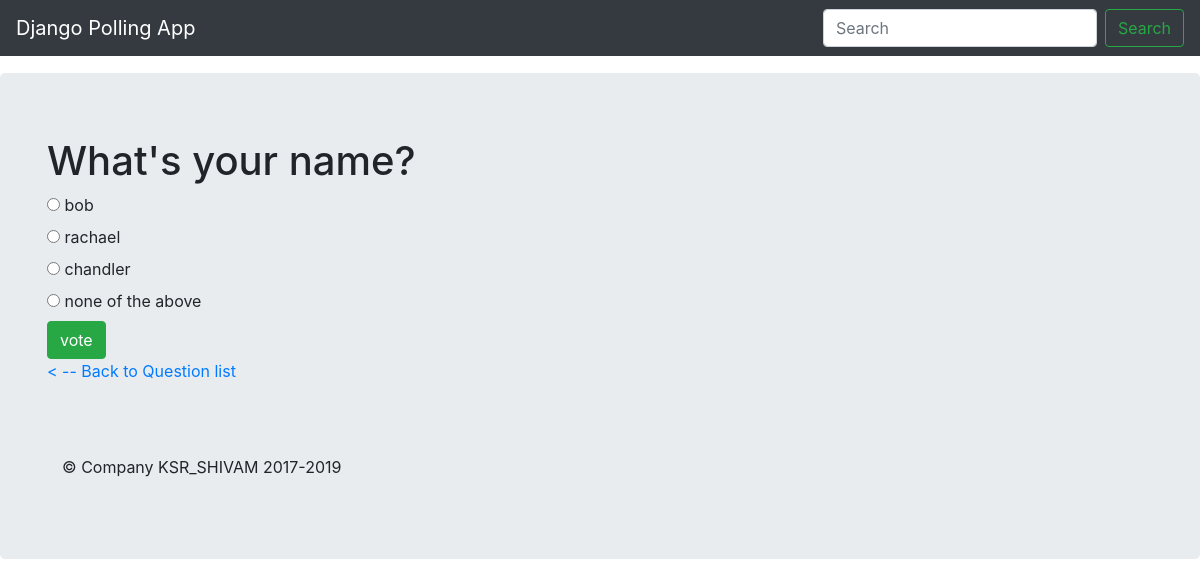
The page /polls/1/ on the database its author committed.
### polls/models.py (models this page shows, shortened)
class Question(models.Model):
	question_text=models.CharField(max_length=200)
	pub_date=models.DateTimeField('Date_Published')

class Choice(models.Model):
	choice_text=models.CharField(max_length=200)
	votes=models.IntegerField(default=0)
	question=models.ForeignKey(Question,on_delete=models.CASCADE)

### polls/views.py (the view)
# urls.py: url(r'^(?P<question_id>[0-9]+)/$',views.detail,name="detail"),
def detail(request, question_id):
	question=get_object_or_404(Question,pk=question_id)
	return render(request,'polls/detail.html', {'question':question})

### polls/templates/polls/detail.html (shortened to what this page needs)
{% extends 'polls/base.html' %}
{% block main_content %}
<h1>{{question.question_text}}</h1>
<form action="{% url 'polls:vote' question.id %}" method="post">
	{% for choice in question.choice_set.all %}
	<input type="radio" name="choice" id="choice{{forloop.counter}}" value="{{choice.id}}"/>
	<label for="choice{{forloop.counter}}">{{choice.choice_text}}</label><br>
	{% endfor %}
	<input type="submit" class="btn btn-success" value="vote"/>
</form>
<a href ="{% url 'polls:index' %}"> &lt -- Back to Question list</a>
<br>
<br>
{% endblock %}

### rows shown on the page
Question: question_text "What's your name?"
Choice: choice_text "bob"
Choice: choice_text "rachael"
Choice: choice_text "chandler"
Choice: choice_text "none of the above"
